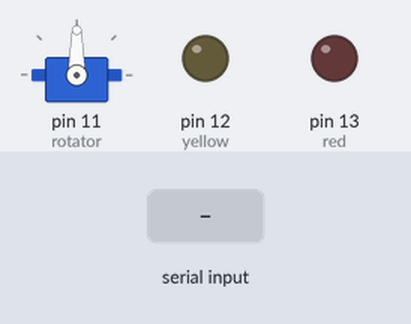
A sketch run on a simulated Arduino Uno, built with avr-gcc and run on an emulated ATmega328P. Parts: servo, output pins drawn as LEDs (lit = HIGH). The test bench sets the inputs (shaded band).

Above: at 1.2 s.
1.3 s: byte 20 (20) received over Serial
At 2.3 s:
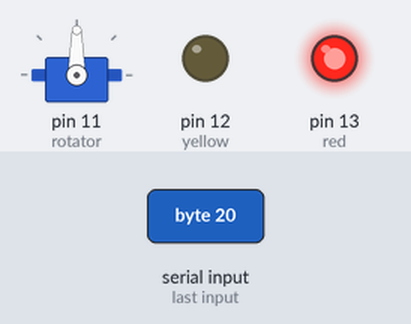
2.8 s: byte 40 (40) received over Serial
At 3.4 s:
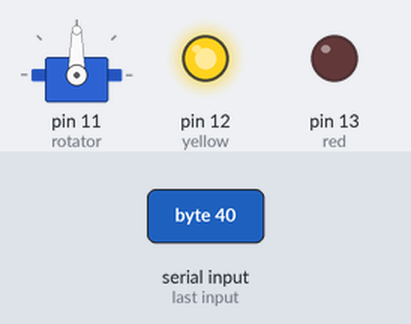
4.3 s: "2" received over Serial
At 4.6 s:
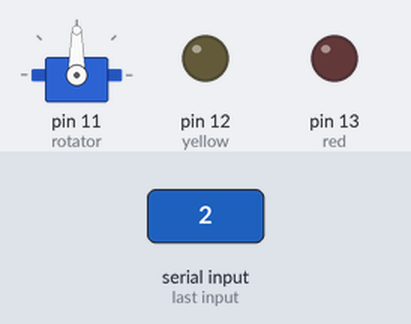
Timing chart, 0 to 7.3 s (numbered marks = the images above; inputs shaded):
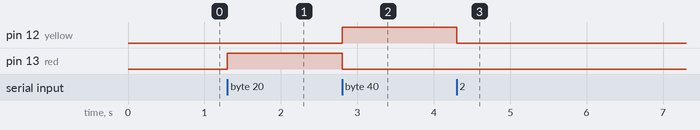

The sketch:

CerealP.ino
```cpp
//modification to serial port example -Roger
//literally it's me changing a few things
//around with the serial port example
//so that an LED lights up on input

//import servo library just in case
#include <Servo.h>

//declare servo
Servo rotator;
//initialize serial input
int cereal = 0;
//set pin numbers
int red=13;
int yellow=12;

void setup()
{
 Serial.begin(9600);
 //mode for LEDs (output)
 pinMode(red,OUTPUT);
 pinMode(yellow,OUTPUT);
 //set pin number for servo motor
 rotator.attach(11);
}

void loop()
{
    if(Serial.available() > 0)
    {
          //read bytes
         cereal = Serial.read();
         //if value of the data read = 20,
         //make only red light up
          if(cereal == 20)
          {
             digitalWrite(red,HIGH);
             digitalWrite(yellow,LOW);
             Stuff(2);
          }
          else
          {
            //make sure it's off
           digitalWrite(red,LOW);
          }
          //if value = 40,
          //make yellow light up
          if(cereal == 40)
          {
             digitalWrite(yellow,HIGH);
             digitalWrite(red,LOW);
          }
          else
          {
            //make sure it's off
           digitalWrite(yellow,LOW);
          }
          while(cereal == 30)
          {
            digitalWrite(red,HIGH);
            digitalWrite(yellow,HIGH);
              Stuff(2);
          }
    }
}

//this function will have the servo rotate n degrees
int Stuff(int n)
{

   if(cereal != 30)
     {
       return 0;
     }
    if(cereal == 30)
    {
     rotator.write(n);
     Stuff(n+1);
    }
    if(cereal == 50)
    {
     rotator.write(n);
     Stuff(n-1);
    }
}
```

Measured:
- after the input at 1.3 s, pin 13 (red): LOW → HIGH at once
- after the input at 2.8 s, pin 12 (yellow): LOW → HIGH at once; pin 13 (red): HIGH → LOW at once
- after the input at 4.3 s, pin 12 (yellow): HIGH → LOW at once
